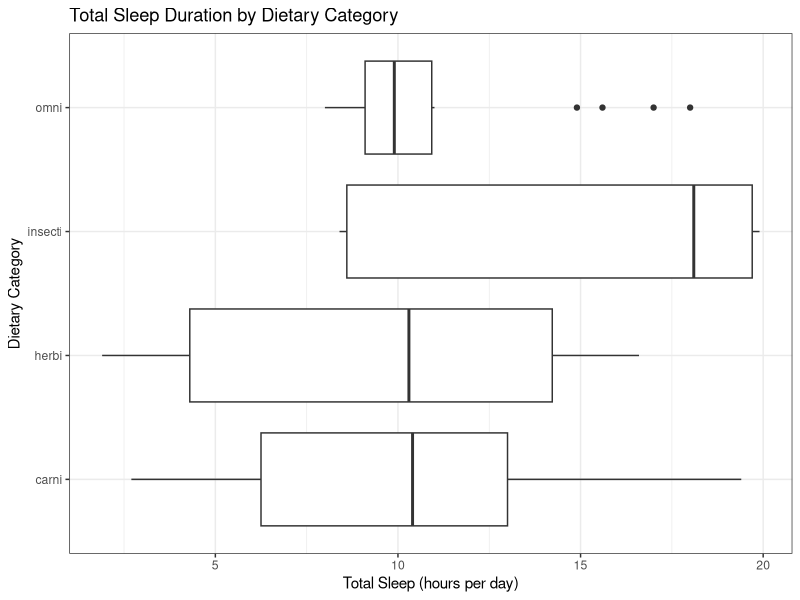
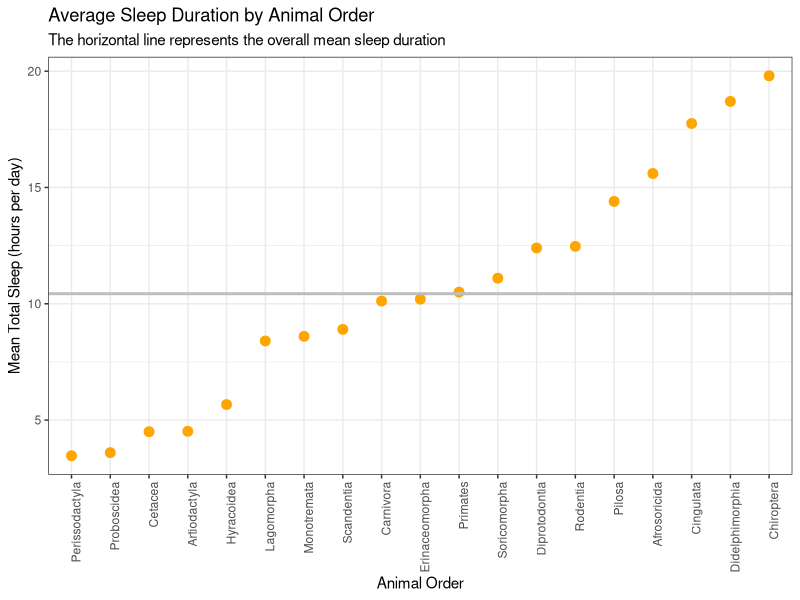

Recreate these plots in R, in order.
## ---- chunk 1
# Install forcats if it is not already installed
# install.packages("forcats")

# Load packages
library(ggplot2)
library(tidyr)
library(dplyr)
library(forcats)
## ---- chunk 2
msleep |>
  drop_na(vore) |>
  ggplot(aes(x = vore, y = sleep_total)) +
  geom_boxplot() +
  coord_flip() +
  theme_bw() +
  labs(
    title = "Total Sleep Duration by Dietary Category",
    x = "Dietary Category",
    y = "Total Sleep (hours per day)"
  )
## ---- chunk 3
msleep |>
  group_by(order) |>
  summarise(
    mean_sleep = mean(sleep_total, na.rm = TRUE),
    .groups = "drop"
  ) |>
  mutate(
    order = fct_reorder(order, mean_sleep)
  ) |>
  ggplot(aes(x = order, y = mean_sleep)) +
  geom_point(size = 3, color = "orange") +
  geom_hline(
    yintercept = mean(msleep$sleep_total, na.rm = TRUE),
    color = "grey",
    linewidth = 1
  ) +
  theme_bw() +
  theme(
    axis.text.x = element_text(angle = 90, hjust = 1)
  ) +
  labs(
    title = "Average Sleep Duration by Animal Order",
    subtitle = "The horizontal line represents the overall mean sleep duration",
    x = "Animal Order",
    y = "Mean Total Sleep (hours per day)"
  )
